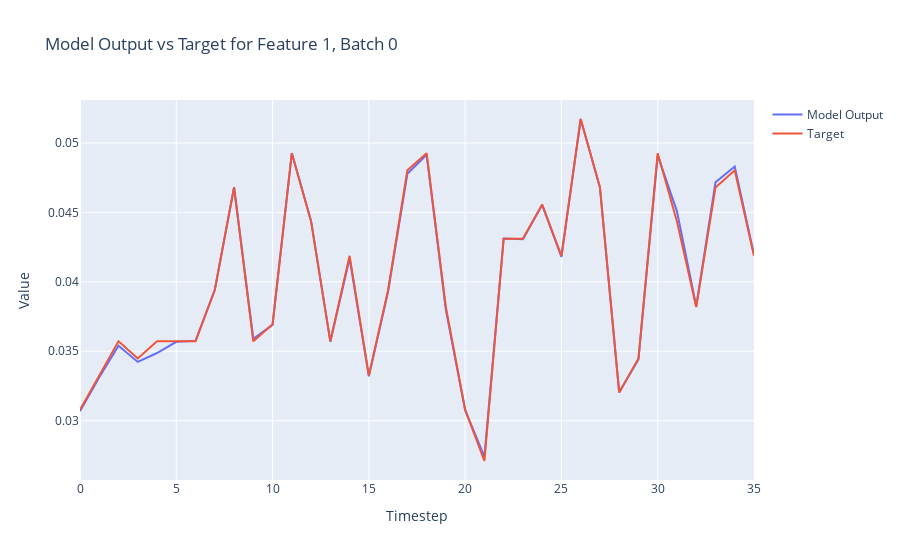

The cell this chart's notebook holds for it:
### Code cell
import plotly.graph_objects as go

def plot_model_output_vs_target(model_outputs, targets, batch_index=0, feature_index=0):
    # Extract the specified feature for the given batch from both the model outputs and targets
    model_output_series = model_outputs[batch_index, :, feature_index].detach().numpy()
    target_series = targets[batch_index, :, feature_index].numpy()
    
    # Create a range for the x-axis (timesteps)
    timesteps = list(range(model_output_series.shape[0]))
    
    # Create traces
    model_trace = go.Scatter(x=timesteps, y=model_output_series, mode='lines', name='Model Output')
    target_trace = go.Scatter(x=timesteps, y=target_series, mode='lines', name='Target')
    
    # Create the figure and add traces
    fig = go.Figure()
    fig.add_trace(model_trace)
    fig.add_trace(target_trace)
    
    # Add title and labels
    fig.update_layout(title=f'Model Output vs Target for Feature {feature_index}, Batch {batch_index}',
                      xaxis_title='Timestep',
                      yaxis_title='Value')
    
    # Show the figure
    fig.show()

# Assuming `y` and `Y` are your model outputs and targets, respectively
# Adjust batch_index and feature_index as needed
plot_model_output_vs_target(outputs.to("cpu"), Y.to("cpu"), batch_index=0, feature_index=1)

### Figure 1 — Plotly figure (JSON) as saved in the notebook; plotly's stock layout.template omitted (floating-point values rounded to 4 significant figures)
{"data": [{"mode": "lines", "name": "Model Output", "type": "scatter", "x": [0, 1, 2, 3, 4, 5, 6, 7, 8, 9, 10, 11, 12, 13, 14, 15, 16, 17, 18, 19, 20, 21, 22, 23, 24, 25, 26, 27, 28, 29, 30, 31, 32, 33, 34, 35], "y": [0.03067, 0.03313, 0.03539, 0.03423, 0.03487, 0.03567, 0.03575, 0.03943, 0.04681, 0.0359, 0.03689, 0.04927, 0.04439, 0.03569, 0.0417, 0.0332, 0.0393, 0.04778, 0.04915, 0.03797, 0.03075, 0.02742, 0.04312, 0.04306, 0.04554, 0.0418, 0.05172, 0.04679, 0.03204, 0.03441, 0.04911, 0.04508, 0.03824, 0.04716, 0.0483, 0.04195]}, {"mode": "lines", "name": "Target", "type": "scatter", "x": [0, 1, 2, 3, 4, 5, 6, 7, 8, 9, 10, 11, 12, 13, 14, 15, 16, 17, 18, 19, 20, 21, 22, 23, 24, 25, 26, 27, 28, 29, 30, 31, 32, 33, 34, 35], "y": [0.03079, 0.03325, 0.03571, 0.03448, 0.03571, 0.03571, 0.03571, 0.03941, 0.0468, 0.03571, 0.03695, 0.04926, 0.04433, 0.03571, 0.04187, 0.03325, 0.03941, 0.04803, 0.04926, 0.03818, 0.03079, 0.02709, 0.0431, 0.0431, 0.04557, 0.04187, 0.05172, 0.0468, 0.03202, 0.03448, 0.04926, 0.04433, 0.03818, 0.0468, 0.04803, 0.04187]}], "layout": {"title": {"text": "Model Output vs Target for Feature 1, Batch 0"}, "xaxis": {"title": {"text": "Timestep"}}, "yaxis": {"title": {"text": "Value"}}}}
